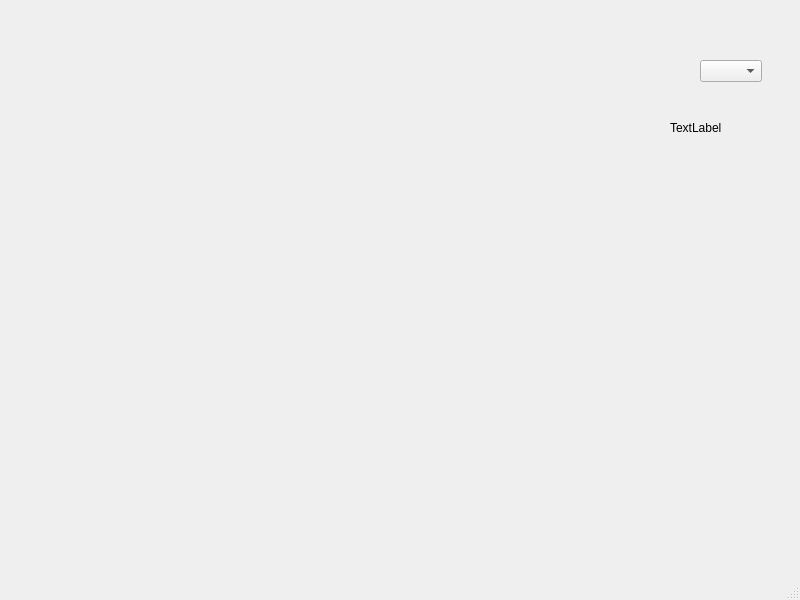
<?xml version="1.0" encoding="UTF-8"?>
<ui version="4.0">
 <class>MainWindow</class>
 <widget class="QMainWindow" name="MainWindow">
  <property name="geometry">
   <rect>
    <x>0</x>
    <y>0</y>
    <width>800</width>
    <height>600</height>
   </rect>
  </property>
  <property name="windowTitle">
   <string>MainWindow</string>
  </property>
  <widget class="QWidget" name="centralwidget">
   <widget class="QComboBox" name="comboBox">
    <property name="geometry">
     <rect>
      <x>700</x>
      <y>60</y>
      <width>62</width>
      <height>22</height>
     </rect>
    </property>
   </widget>
   <widget class="QLabel" name="label">
    <property name="geometry">
     <rect>
      <x>670</x>
      <y>120</y>
      <width>121</width>
      <height>16</height>
     </rect>
    </property>
    <property name="text">
     <string>TextLabel</string>
    </property>
   </widget>
  </widget>
  <widget class="QMenuBar" name="menubar">
   <property name="geometry">
    <rect>
     <x>0</x>
     <y>0</y>
     <width>800</width>
     <height>21</height>
    </rect>
   </property>
  </widget>
  <widget class="QStatusBar" name="statusbar"/>
 </widget>
 <resources/>
 <connections/>
</ui>
